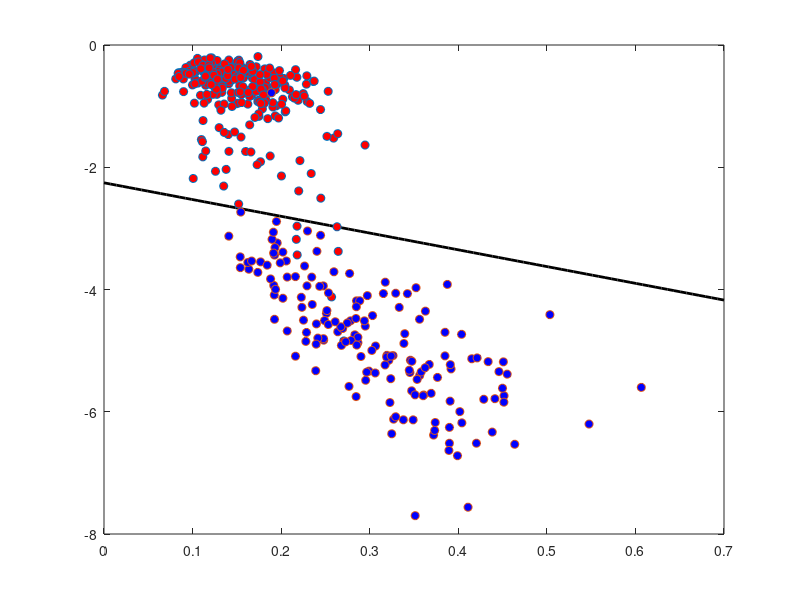

MATLAB code for this plot:
X = csvread('15.csv');
V = ones(424, 3);
V(:,2) = X(:,1);
V(:,3) = X(:,2);
y = csvread('y.csv');
A=V'*V;
b=V'*y;
x=A\b;
fit=V*x;
%disp(fit);
cnt = 0;
a = 0;
for i = 1 : 424
    bin = 1;
    fiti = V(i,:)*x;
    a = a + fiti;
    if fiti > 3 bin=5;end
    if(bin == y(i)) cnt = cnt+1;end
end
disp(424-cnt);
disp(a/424);

ecvm1=0;
nc=0;
for i=1:424
    jstop = i-1;
    jstart = i+1;
    for j=1:jstop
        Vm1(j,:) = V(j,:);
        ym1(j)=y(j);
    end
    for j=jstart:424
        Vm1(j-1,:) = V(j,:);
        ym1(j-1)=y(j);
    end
    AA=Vm1'*Vm1;
    bb=Vm1'*ym1';
    w = AA\bb;
    fitt = V(i,:)*w;
    risq=(fitt-y(i))^2;
    ecvm1=ecvm1 + risq;
    binn = 1;
    if fitt > 3 binn=5; end
    if (binn == y(i)) nc = nc+1;end
    
end
ecvm1 = ecvm1/424;
disp(ecvm1)
acc = nc/424;
disp(nc)
disp(acc)
xx=linspace(0,0.7);
yy = -2.6496*xx/0.9668-(3-0.8203)/0.9668;
plot(xx,yy,'black','LineWidth',2)
hold on
scatter(V(1:264,2), V(1:264,3),'ro','MarkerFaceColor','r');
scatter(V(264:424,2), V(264:424,3),'bs','MarkerFaceColor','b');
hold off
        
        
        
        
        
        
        
        
        
        
        
        
        
        
        